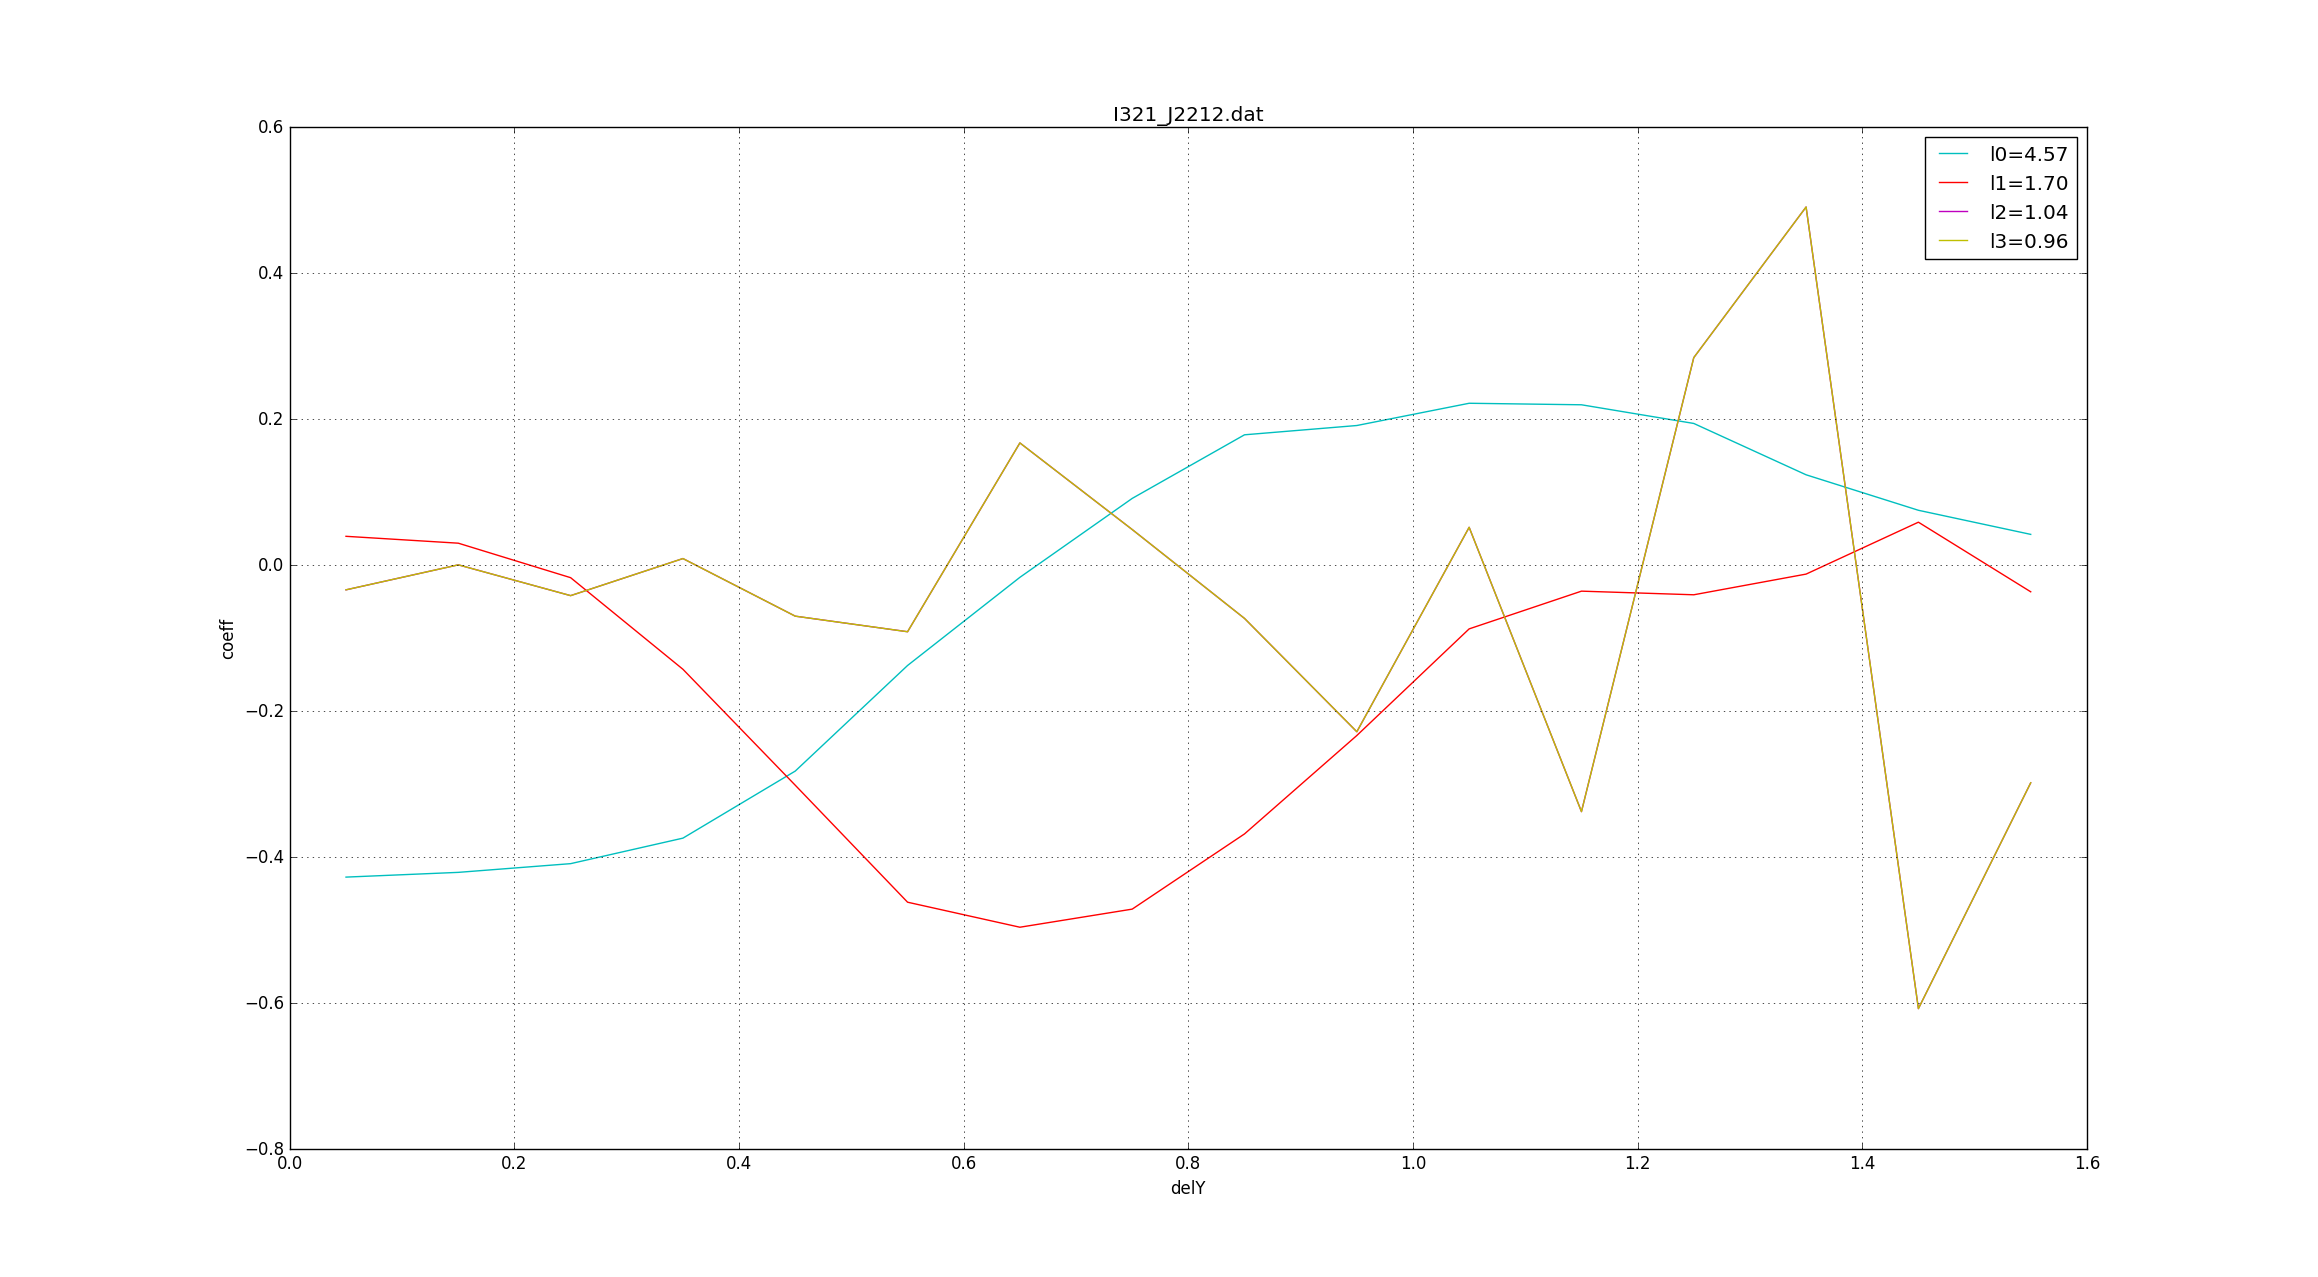

Here is the Python script that generated this plot:
import matplotlib.pyplot as pl
import numpy as np
from mpl_toolkits.mplot3d import Axes3D

data = np.loadtxt('delY.dat')
data1 = np.loadtxt('I321_J2212.dat')

pl.plot(data,data1[:,0],'c-',label='l0=4.57')
pl.plot(data,data1[:,1],'r-',label='l1=1.70')
pl.plot(data,data1[:,2],'m-',label='l2=1.04')
pl.plot(data,data1[:,2],'y-',label='l3=0.96')



pl.legend()
pl.grid()
pl.title('I321_J2212.dat')
pl.xlabel('delY')
pl.ylabel('coeff')
pl.show()
